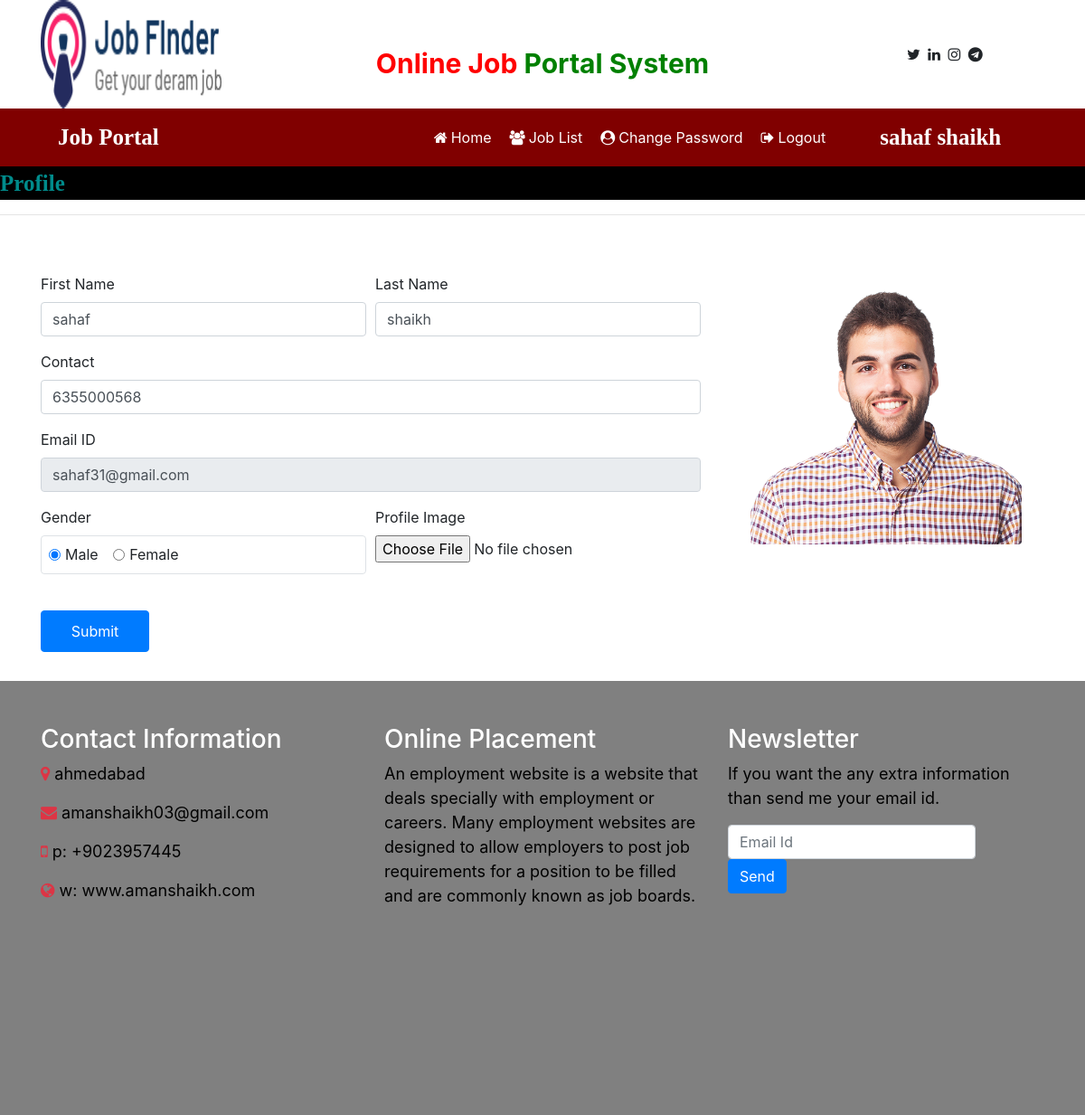
The page /user_home (signed in) on the database its author committed.
### job/models.py (models this page shows, shortened)
class StudentUser(models.Model):
    user = models.ForeignKey(User,on_delete=models.CASCADE)
    mobile = models.CharField(max_length=15,null=True)
    image = models.FileField(null=True)
    gender = models.CharField(max_length=15,null=True)
    type = models.CharField(max_length=15,null=True)

### job/views.py (the view, shortened to what this page needs)
# urls.py: path('user_home', user_home, name="user_home"),
def user_home(request):
    if not request.user.is_authenticated:
        return redirect('user_login')
    user = request.user
    student = StudentUser.objects.get(user=user)
    error = ""
    d = {'student': student, 'error': error}
    return render(request,'user_home.html',d)

### job/templates/user_home.html (shortened to what this page needs)
{% load static %}
{% block body %}
{% include 'user_navigation.html' %}
<marquee style="font-family: 'Monotype Corsiva'; font-size: 25px; color: darkcyan; background-color: black; font-weight: bold; margin-top: 0%;">
    Profile
</marquee>
<hr>
<div class="container">
    <div class="row">
        <div class="col-sm-8">
            <form class="mt-5" name="signup" method="post" enctype="multipart/form-data">
                <div class="form-row">
                    <div class="form-group col-md-6">
                        <label for="fname">First Name</label>
                        <input type="text" class="form-control" id="fname" name="fname" value="{{student.user.first_name}}" required>
                    </div>
                    <div class="form-group col-md-6">
                        <label for="lname">Last Name</label>
                        <input type="text" class="form-control" id="lname" name="lname" value="{{student.user.last_name}}" required>
                    </div>
                </div>
                <div class="form-row">
                    <div class="form-group col-md-12">
                        <label for="contact">Contact</label>
                        <input type="text" class="form-control" id="contact" name="contact" value="{{student.mobile}}" required>
                    </div>
                </div>
                <div class="form-row">
                    <div class="form-group col-md-12">
                        <label for="email">Email ID</label>
                        <input type="email" class="form-control" id="email" name="email" value="{{student.user.username}}" readonly required>
                    </div>
                </div>
                <div class="form-row">
                    <div class="form-group col-md-6">
                        <label>Gender</label>
                        <div class="border rounded p-2" style="border: 1px solid #ced4da;">
                            <div class="form-check form-check-inline">
                                <input class="form-check-input" type="radio" name="gender" id="male" value="Male"
                                    {% if student.gender == "Male" %} checked {% endif %}>
                                <label class="form-check-label" for="male">Male</label>
                            </div>
                            <div class="form-check form-check-inline">
                                <input class="form-check-input" type="radio" name="gender" id="female" value="Female"
                                    {% if student.gender == "Female" %} checked {% endif %}>
                                <label class="form-check-label" for="female">Female</label>
                            </div>
                        </div>
                    </div>
                    <div class="form-group col-md-6">
                        <label for="image">Profile Image</label>
                        <input type="file" class="form-control-file" id="image" name="image" accept="image/*">
                    </div>
                </div>
                <div class="mt-4">
                    <button type="submit" class="btn btn-primary" style="width: 120px; padding: 10px;">
                        Submit
                    </button>
                </div>
            </form>
        </div>
        <div class="col-sm-4 mt-5 text-center">
            <img src="{{student.image.url}}" class="img-fluid rounded" style="max-width: 300px; max-height: 300px;" alt="Profile Image">
        </div>
    </div>
</div>
{% include 'footer.html' %}
{% endblock %}

### job/templates/user_navigation.html (shortened to what this page needs)
<html>
<head>
    {% load static %}
  <link rel="stylesheet" href="https://cdn.jsdelivr.net/npm/bootstrap@4.6.2/dist/css/bootstrap.min.css">
 <link rel="stylesheet" href="https://cdnjs.cloudflare.com/ajax/libs/font-awesome/4.7.0/css/font-awesome.min.css">
</head>
<body>
<div class="container">
    <div class="row">
        <div class="col-sm-3">
            <img src="{% static 'images/logo.png' %}" style="width:200px; height:120px">
        </div>
        <div class="col-sm-6 mt-5 text-center">
            <span style ="font-weight : bold ; font-size : 30px ">
                <span style="color : red">Online Job</span>
                <span style="color : green">Portal System</span>
            </span>
        </div>
        <div class="col-sm-3 mt-5" style = "padding-left : 10%">
            <span style="font-weight:bold font-size : 30px">
                <span><i class="fa fa-twitter pl-1"></i></span>
                <span><i class="fa fa-linkedin pl-1"></i></span>
                <span><i class="fa fa-instagram pl-1"></i></span>
                <span><i class="fa fa-telegram pl-1"></i></span>
            </span>
        </div>
    </div>
</div>
<nav class="navbar navbar-expand-sm" style="background-color : maroon">
    <a class="navbar-brand text-white pl-5 font-weight-bold" style="font-family:'Monotype Corsiva'; font-size:25px">Job Portal</a>
    <ul class="navbar-nav">
        <li class="nav-item">
        <a class="nav-link" href="{% url 'user_home' %}" style="margin-left:280px"><i class="fa fa-home mr-1"></i>Home</a>
        </li>
        <li class="nav-item">
        <a class="nav-link" href="{% url 'user_latestjobs' %}"><i class="fa fa-users mr-1"></i>Job List</a>
        </li>
        <li class="nav-item">
        <a class="nav-link" href="{% url 'change_passworduser' %}"><i class="fa fa-user-circle mr-1"></i>Change Password</a>
        </li>
        <li class="nav-item">
            <a class="nav-link" href="{% url 'Logout' %}"><i class="fa fa-sign-out mr-1"></i>Logout</a>
        </li>
    </ul>
    <a class="navbar-brand text-white pl-5 font-weight-bold" style="font-family:'Monotype Corsiva'; font-size:25px">{{request.user.first_name}} {{request.user.last_name}}</a>
</nav>
</body>
</html>

### job/templates/user_navigation.html (style rules this page uses)
.nav-link { color : white; margin-right : 4px; }

### rows shown on the page
StudentUser: fname "sahaf", lname "shaikh", contact "6355000568", email "sahaf31@gmail.com", gender "☑ Male", gender "☐ Female", image (picture)

### other values the page prints
{{ request.user.first_name }} "sahaf"
{{ request.user.last_name }} "shaikh"
